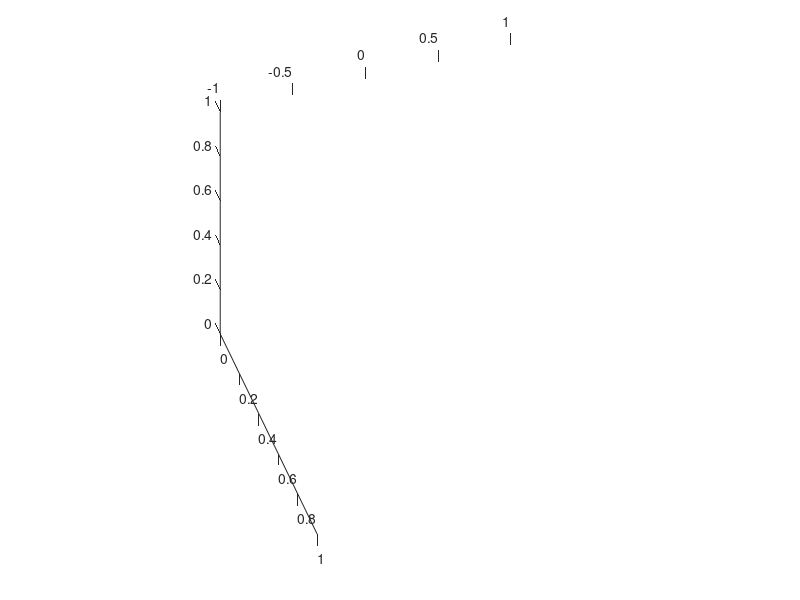

MATLAB code for this plot: (Note: this script raises an error after producing the figure.)
clc
clear all
close all

a1 = 0.1;
a3 = 0.1;
l1 = 0.1;
l2 = 0.2;

robot.l = [0.1,0.1,a3,0.1,...%1-4
    0.1,0.1,a3,0.1,...%5-8
    0.2,0.2,0.4 - a1,0.4- a1,...%9-12
    0.05,0.05,0.05,0.05,...%13-16
    l1,l1,l2,l2,...%17-20
    l2,0.05,0.05,0.05,...%21-24
    l2,0.05,0.05,0.05,...%25-28
    l1,l1,l1,l1,...%29-32
    0.1,0.1,0.1,0.1];%32-36

k1  = 100;

robot.k = [k1,k1,k1,k1,...%1-4
    k1,k1,k1,k1,...%5-8
    k1,k1,k1,k1,...%9-12
    k1,k1,k1,k1,...%13-16
    k1,k1,k1,k1,...%17-20
    k1,k1,k1,k1,...%21-24
    k1,k1,k1,k1,...%25-28
    k1,k1,k1,k1,...%29-32
    k1,k1,k1,k1];%33-36

robot.x0 = [0,0,0.6,0,0.2,0,...
    0.2,0,0.6,0,0.2,0,...
    0,0.1,-0.1,0.2,0,0,...
    0,0.1,0.4,0.2,0,0,...
    0,0.1,0.8,1,0,0,...
    0.1,0,-0.1,0,0,1,...
    0.1,0.2,-0.1,0,0,1];

d1 = 0.8;
d2 = 0.4;
robot.d = [0.2,0.2,d2,d2,d2,d2,d1,d1,d1];
robot.m = [1,1,1,1,1,1,1,1,1]*0;
robot.f = [0;0;10]*0;
robot.active_springs = [3,7,11,12];
robot.end_eff.rod = 7;
robot.end_eff.end = 1;

robot.base = [0,0,0,...
              0,0.2,0,...
              0.2,0,0,...
              0.2,0.2,0];

robot.energy_f = @energy_leg;

dp = linspace(0,2*pi,41);
dx = 0.05*sin(dp);
dy = 0.05*cos(2*dp);
dz = 0.05*cos(dp);
fig = figure;
campos([-1,-1,1])
h = animatedline;
m = [1,1,1,1,1,1]*3;
[p0,x2] = forward_kin_tensegrity(robot);
robot.x0 = x2;
filename = 'testAnimated.gif';
plot3([0,0],[0,0],[0,0]);
for k = 1:length(dp)
    p_task_2 = p0 + [dx(k)
        dy(k)
        dz(k)];

    robot = inv_kin_tensegrity(p_task_2,robot);
    robot.x0 = x2;
    [p,x2] = forward_kin_tensegrity(robot);
    addpoints(h,p_task_2(1),p_task_2(2),p_task_2(3));
    plot3(p0(1) + dx, p0(2) + dy, p0(3) + dz);
    visualize(p,x2,robot)
    drawnow
    % Capture the plot as an image 
      frame = getframe(fig); 
      im = frame2im(frame); 
      [imind,cm] = rgb2ind(im,256); 
      % Write to the GIF File 
      if k == 1 
          imwrite(imind,cm,filename,'gif', 'Loopcount',inf); 
      else 
          imwrite(imind,cm,filename,'gif','WriteMode','append'); 
      end 
    hold off;
    plot3([0,0],[0,0],[0,0]);
end